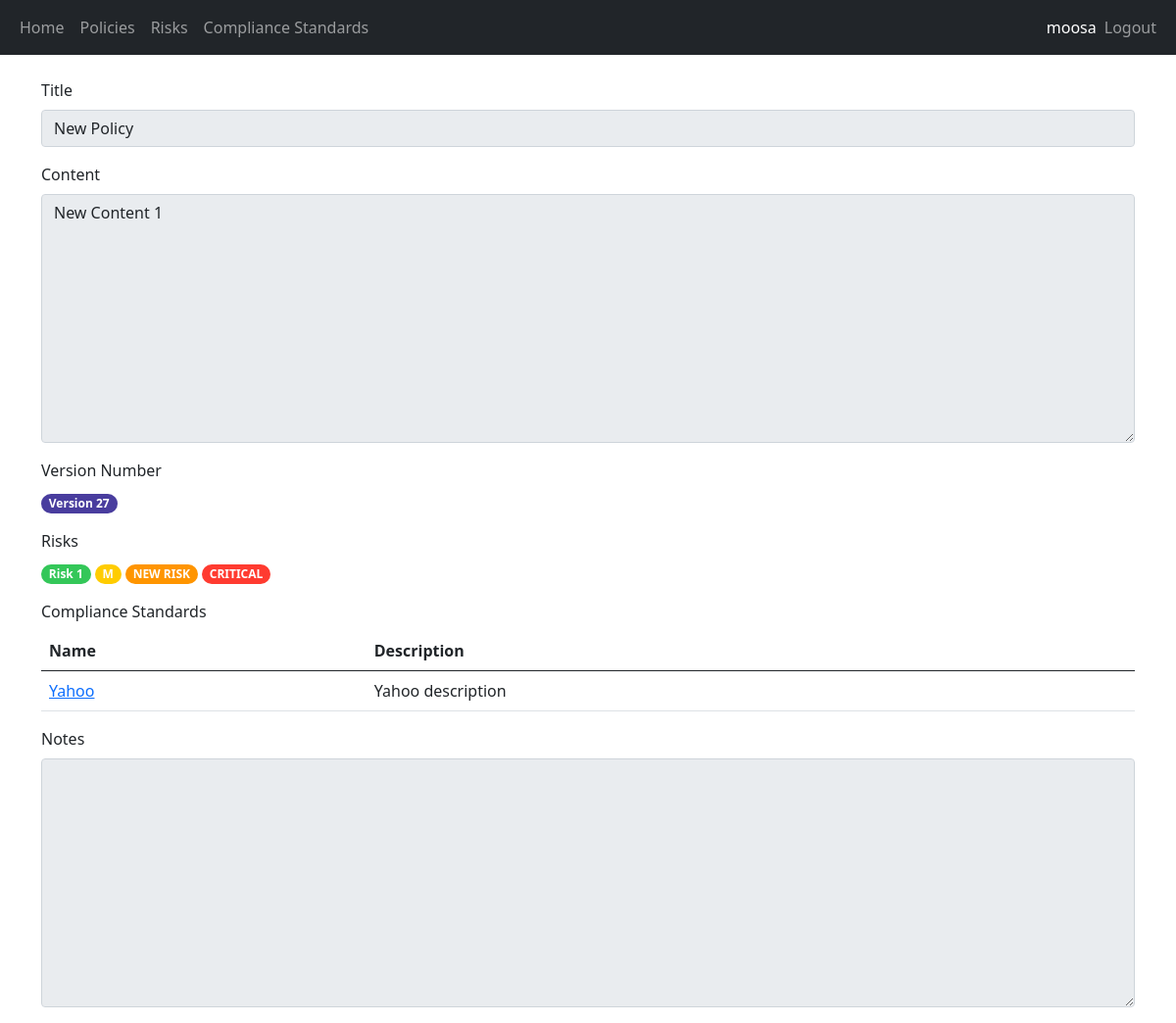
Page /view-policy-version/30 (signed in) on the committed database.
### security/models.py (models this page shows, shortened)
class PolicyVersion(models.Model):
    policy = models.ForeignKey(Policy, on_delete=models.CASCADE)
    version_number = models.IntegerField(default=1)
    title = models.TextField(max_length=250)
    content = models.TextField(max_length=250)
    created_by = models.ForeignKey(User, on_delete=models.CASCADE)
    created_at = models.DateTimeField(auto_now_add=True)
    notes = models.TextField(max_length=250, default="")
    risks = models.ManyToManyField(Risk)
    compliance_standards = models.ManyToManyField(ComplianceStandard)

class Risk(models.Model):
    Severity_Levels = [
        ("LOW", "Low"),
        ("MEDIUM", "Medium"),
        ("HIGH", "High"),
        ("CRITICAL", "Critical"),
    ]
    name = models.CharField(max_length=100)
    description = models.TextField(max_length=250)
    severity = models.CharField(max_length=100, choices=Severity_Levels, default="LOW")
    updated_at = models.DateTimeField(auto_now=True)
    tracker = FieldTracker()

class ComplianceStandard(models.Model):
    name = models.CharField(max_length=100)
    description = models.TextField(max_length=250)
    reference_url = models.CharField(max_length=100)

### security/views.py (the view)
# urls.py: path('view-policy-version/<int:pk>', views.view_policy_version, name='view_policy_version'),
@login_required(login_url="/login")
@permission_required("security.view_policyversion", login_url="/access-denied")
def view_policy_version(request, pk):
    policy_version = PolicyVersion.objects.get(id=pk)
    return render(request, 'security/view_policy_version.html', {"policy_version": policy_version})

### security/templates/security/view_policy_version.html (shortened to what this page needs)
{% extends 'main/base.html' %}
{% load crispy_forms_tags %}
{% block content %}
<div class="form-group">
    <div class="mb-3">
        <label class="form-label">Title</label>
        <input class="form-control" value="{{ policy_version.title }}" readonly>
    </div>
    <div class="mb-3">
        <label class="form-label">Content</label>
        <textarea class="textarea form-control" rows="10" cols="40" readonly>{{ policy_version.content }}</textarea>
    </div>
    <div class="mb-3">
        <label class="form-label">Version Number</label>
        <br/><span class="badge rounded-pill text-left version-badge">Version {{policy_version.version_number}}</span>
    </div>
    <div class="mb-3">
        <label class="form-label">Risks</label><br/>
        {% for risk in policy_version.risks.all %}
        <span class="badge rounded-pill {{risk.get_severity_display.lower}}-severity">{{risk.name}}</span>
        {% endfor %}
    </div>
    <div class="mb-3">
        <label class="form-label">Compliance Standards</label><br/>
        <table class="table">
            <thead>
              <tr>
                <th scope="col">Name</th>
                <th scope="col">Description</th>
              </tr>
            </thead>
            <tbody>
            {% for compliance_standard in policy_version.compliance_standards.all %}
                <tr>
                    <td><a target="_blank" href="{{ compliance_standard.reference_url }}">{{compliance_standard.name}}</a></td>
                    <td>{{ compliance_standard.description }}</td>
                </tr>
            {% endfor %}
            </tbody>
          </table>
    </div>
    <div class="mb-3">
        <label class="form-label">Notes</label>
        <textarea class="textarea form-control" rows="10" cols="40" readonly>{{ policy_version.notes }}</textarea>
    </div>
</div>
{% endblock %}

### main/templates/main/base.html (shortened to what this page needs)
<!DOCTYPE html>
<html lang="en">
<head>
    <link href="https://cdn.jsdelivr.net/npm/bootstrap@5.0.2/dist/css/bootstrap.min.css" rel="stylesheet">
    {% load static %}
    <link rel="stylesheet" href="{% static 'main/style.css' %}" />
</head>
<body>
    <nav class="navbar navbar-expand-lg navbar-dark bg-dark">
        <div class="container-fluid">
            <div>
                <ul class="navbar-nav">
                    <li class="nav-item">
                        <a class="nav-link" href="/home">Home</a>
                    </li>
                    {% if perms.security.view_policy %}
                    <li class="nav-item">
                        <a class="nav-link" href="/policy-list">Policies</a>
                    </li>
                    {% endif %}
                    {% if perms.security.view_risk %}
                    <li class="nav-item">
                        <a class="nav-link" href="/risk-list">Risks</a>
                    </li>
                    {% endif %}
                    {% if perms.security.view_compliancestandard %}
                    <li class="nav-item">
                        <a class="nav-link" href="/compliance-standard-list">Compliance Standards</a>
                    </li>
                    {% endif %}
                </ul>
            </div>
            <div>
                <ul class="navbar-nav">
                    {% if user.is_authenticated %}
                    <span class="navbar-text text-white">{{ user.username }}</span>
                    <li class="nav-item">
                        <a class="nav-link" href="/logout">Logout</a>
                    </li>
                    {% else %}
                    <li class="nav-item">
                        <a class="nav-link" href="/login">Login</a>
                    </li>
                    {% endif %}
                </ul>
            </div>
        </div>
    </nav>
    <br/>
    <div class="container">
        {% block content %}
        {% endblock %}
    </div>
</body>
</html>

### main/static/main/style.css (style rules this page uses)
.low-severity { background-color: #34C759; }
.medium-severity { background-color: #FFCC00; }
.high-severity { background-color: #FF9500; }
.critical-severity { background-color: #FF3B30; }
.version-badge { background-color: #493D9E; }

### rows in the picture
PolicyVersion: title "New Policy", content "New Content 1", version_number "27"
Risk: name "Risk 1"
Risk: name "M"
Risk: name "NEW RISK"
Risk: name "CRITICAL"
ComplianceStandard: name "Yahoo", description "Yahoo description"

### other values in the picture
{{ user.username }} "moosa"
